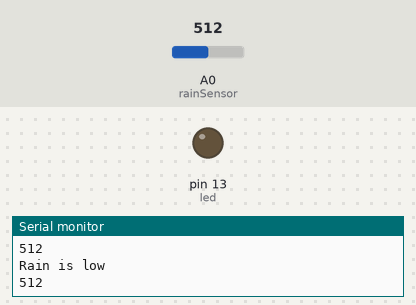
A sketch run on a simulated Arduino Uno, built with avr-gcc and run on an emulated ATmega328P. Shown: output pins drawn as LEDs (lit = HIGH), the last lines printed to the serial monitor. The inputs (shaded band) are chosen by the test bench; at power-on: A0 (rainSensor) = 512.

Above: at 1.2 s.
1.3 s: A0 (rainSensor) set to 482
At 2.7 s:
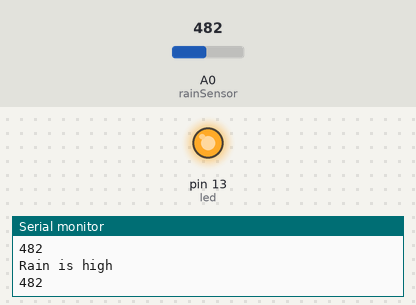
3.2 s: A0 (rainSensor) set to 511
At 4.7 s:
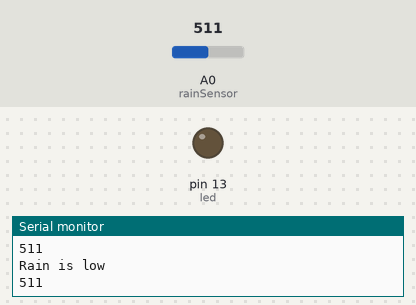
5.0 s: A0 (rainSensor) set to 306
At 5.5 s:
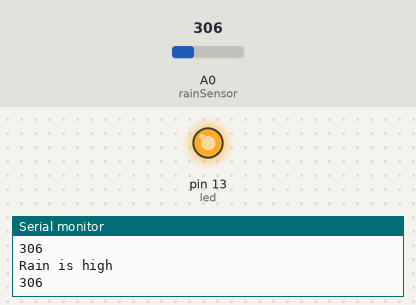
Timing chart, 0 to 8.0 s (numbered marks = the images above; inputs shaded):
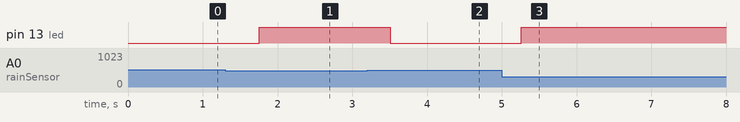

Measured:
- the behaviour switches between 501 and 500 on A0 (rainSensor) (found by bisection; images 0 and 1)
- after the input at 1.3 s, pin 13 (led): LOW → HIGH after 0.45 s
- after the input at 3.2 s, pin 13 (led): HIGH → LOW after 0.31 s
- after the input at 5.0 s, pin 13 (led): LOW → HIGH after 0.26 s

The sketch:

RaindropSensor.ino
```cpp
#include <LoRaLib.h>

int minValue = 0;
int maxValue = 1024;
int led = 13;
int rainSensor = A0;
int r1=500;

void setup() {

  Serial.begin(9600);
  pinMode( led , OUTPUT);

}

void loop() {

  int reading = analogRead(rainSensor);
  Serial.println(reading);

  delay(250);

  if(reading <= r1)
  {
    Serial.println("Rain is high");
    digitalWrite(led, HIGH);
  }
  else
  {
    Serial.println("Rain is low");
    digitalWrite(led, LOW);
  }
}
```
